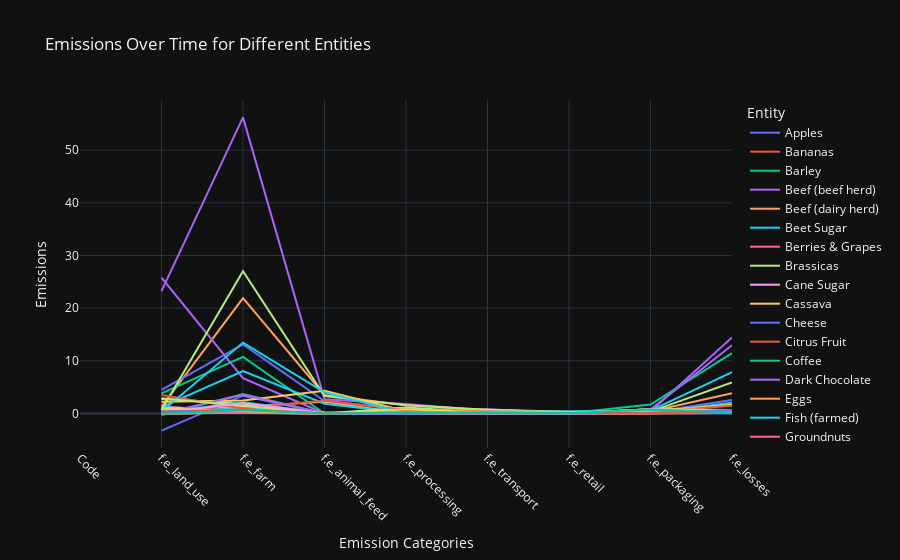

The notebook cell this image was saved under:
### Code cell
# Melt the dataframe for easier plotting
emissions_melted = pd.melt(emissions, id_vars=['Entity', 'Year'], var_name='Category', value_name='Emissions')

# Create an interactive line plot with hover information
fig = px.line(emissions_melted, x='Category', y='Emissions', color='Entity', line_group='Entity',
              labels={'Entity': 'Entity', 'Emissions': 'Emissions'},
              title='Emissions Over Time for Different Entities',
              template='plotly_dark')

# Customize axis labels and tick angles for better visibility
fig.update_xaxes(title_text='Emission Categories', tickangle=45)
fig.update_yaxes(title_text='Emissions')

# Show the interactive plot
fig.show()

### Figure 1 — Plotly figure (JSON) as saved in the notebook; plotly's stock layout.template omitted (floating-point values rounded to 4 significant figures)
{"data": [{"hovertemplate": "Entity=Apples<br>Category=%{x}<br>Emissions=%{y}<extra></extra>", "legendgroup": "Apples", "line": {"color": "#636efa", "dash": "solid"}, "marker": {"symbol": "circle"}, "mode": "lines", "name": "Apples", "orientation": "v", "showlegend": true, "type": "scatter", "x": ["Code", "f.e_land_use", "f.e_farm", "f.e_animal_feed", "f.e_processing", "f.e_transport", "f.e_retail", "f.e_packaging", "f.e_losses"], "xaxis": "x", "y": [null, -0.02895, 0.2258, 0, 0.00382, 0.0958, 0.01658, 0.04453, 0.07081], "yaxis": "y"}, {"hovertemplate": "Entity=Bananas<br>Category=%{x}<br>Emissions=%{y}<extra></extra>", "legendgroup": "Bananas", "line": {"color": "#EF553B", "dash": "solid"}, "marker": {"symbol": "circle"}, "mode": "lines", "name": "Bananas", "orientation": "v", "showlegend": true, "type": "scatter", "x": ["Code", "f.e_land_use", "f.e_farm", "f.e_animal_feed", "f.e_processing", "f.e_transport", "f.e_retail", "f.e_packaging", "f.e_losses"], "xaxis": "x", "y": [null, -0.02553, 0.2696, 0, 0.06015, 0.2958, 0.02098, 0.06567, 0.1752], "yaxis": "y"}, {"hovertemplate": "Entity=Barley<br>Category=%{x}<br>Emissions=%{y}<extra></extra>", "legendgroup": "Barley", "line": {"color": "#00cc96", "dash": "solid"}, "marker": {"symbol": "circle"}, "mode": "lines", "name": "Barley", "orientation": "v", "showlegend": true, "type": "scatter", "x": ["Code", "f.e_land_use", "f.e_farm", "f.e_animal_feed", "f.e_processing", "f.e_transport", "f.e_retail", "f.e_packaging", "f.e_losses"], "xaxis": "x", "y": [null, 0.008676, 0.1764, 0, 0.1277, 0.03535, 0.2636, 0.4968, 0.07069], "yaxis": "y"}, {"hovertemplate": "Entity=Beef (beef herd)<br>Category=%{x}<br>Emissions=%{y}<extra></extra>", "legendgroup": "Beef (beef herd)", "line": {"color": "#ab63fa", "dash": "solid"}, "marker": {"symbol": "circle"}, "mode": "lines", "name": "Beef (beef herd)", "orientation": "v", "showlegend": true, "type": "scatter", "x": ["Code", "f.e_land_use", "f.e_farm", "f.e_animal_feed", "f.e_processing", "f.e_transport", "f.e_retail", "f.e_packaging", "f.e_losses"], "xaxis": "x", "y": [null, 23.24, 56.23, 2.681, 1.811, 0.4941, 0.2335, 0.3521, 14.44], "yaxis": "y"}, {"hovertemplate": "Entity=Beef (dairy herd)<br>Category=%{x}<br>Emissions=%{y}<extra></extra>", "legendgroup": "Beef (dairy herd)", "line": {"color": "#FFA15A", "dash": "solid"}, "marker": {"symbol": "circle"}, "mode": "lines", "name": "Beef (dairy herd)", "orientation": "v", "showlegend": true, "type": "scatter", "x": ["Code", "f.e_land_use", "f.e_farm", "f.e_animal_feed", "f.e_processing", "f.e_transport", "f.e_retail", "f.e_packaging", "f.e_losses"], "xaxis": "x", "y": [null, 1.266, 21.92, 3.504, 1.548, 0.5924, 0.254, 0.3745, 3.848], "yaxis": "y"}, {"hovertemplate": "Entity=Beet Sugar<br>Category=%{x}<br>Emissions=%{y}<extra></extra>", "legendgroup": "Beet Sugar", "line": {"color": "#19d3f3", "dash": "solid"}, "marker": {"symbol": "circle"}, "mode": "lines", "name": "Beet Sugar", "orientation": "v", "showlegend": true, "type": "scatter", "x": ["Code", "f.e_land_use", "f.e_farm", "f.e_animal_feed", "f.e_processing", "f.e_transport", "f.e_retail", "f.e_packaging", "f.e_losses"], "xaxis": "x", "y": [null, 5.19e-05, 0.5357, 0, 0.2419, 0.6285, 0.03932, 0.09029, 0.2763], "yaxis": "y"}, {"hovertemplate": "Entity=Berries & Grapes<br>Category=%{x}<br>Emissions=%{y}<extra></extra>", "legendgroup": "Berries & Grapes", "line": {"color": "#FF6692", "dash": "solid"}, "marker": {"symbol": "circle"}, "mode": "lines", "name": "Berries & Grapes", "orientation": "v", "showlegend": true, "type": "scatter", "x": ["Code", "f.e_land_use", "f.e_farm", "f.e_animal_feed", "f.e_processing", "f.e_transport", "f.e_retail", "f.e_packaging", "f.e_losses"], "xaxis": "x", "y": [null, 0.0246, 0.7178, 0, 0, 0.2364, 0.01706, 0.2111, 0.3249], "yaxis": "y"}, {"hovertemplate": "Entity=Brassicas<br>Category=%{x}<br>Emissions=%{y}<extra></extra>", "legendgroup": "Brassicas", "line": {"color": "#B6E880", "dash": "solid"}, "marker": {"symbol": "circle"}, "mode": "lines", "name": "Brassicas", "orientation": "v", "showlegend": true, "type": "scatter", "x": ["Code", "f.e_land_use", "f.e_farm", "f.e_animal_feed", "f.e_processing", "f.e_transport", "f.e_retail", "f.e_packaging", "f.e_losses"], "xaxis": "x", "y": [null, 0.002242, 0.2777, 0, 0, 0.09464, 0.01684, 0.0453, 0.07778], "yaxis": "y"}, {"hovertemplate": "Entity=Cane Sugar<br>Category=%{x}<br>Emissions=%{y}<extra></extra>", "legendgroup": "Cane Sugar", "line": {"color": "#FF97FF", "dash": "solid"}, "marker": {"symbol": "circle"}, "mode": "lines", "name": "Cane Sugar", "orientation": "v", "showlegend": true, "type": "scatter", "x": ["Code", "f.e_land_use", "f.e_farm", "f.e_animal_feed", "f.e_processing", "f.e_transport", "f.e_retail", "f.e_packaging", "f.e_losses"], "xaxis": "x", "y": [null, 1.263, 0.4913, 0, 0.03738, 0.7945, 0.03672, 0.08428, 0.4917], "yaxis": "y"}, {"hovertemplate": "Entity=Cassava<br>Category=%{x}<br>Emissions=%{y}<extra></extra>", "legendgroup": "Cassava", "line": {"color": "#FECB52", "dash": "solid"}, "marker": {"symbol": "circle"}, "mode": "lines", "name": "Cassava", "orientation": "v", "showlegend": true, "type": "scatter", "x": ["Code", "f.e_land_use", "f.e_farm", "f.e_animal_feed", "f.e_processing", "f.e_transport", "f.e_retail", "f.e_packaging", "f.e_losses"], "xaxis": "x", "y": [null, 0.5894, 0.22, 0, 0, 0.0936, 0.03932, 0.04482, 0.3285], "yaxis": "y"}, {"hovertemplate": "Entity=Cheese<br>Category=%{x}<br>Emissions=%{y}<extra></extra>", "legendgroup": "Cheese", "line": {"color": "#636efa", "dash": "solid"}, "marker": {"symbol": "circle"}, "mode": "lines", "name": "Cheese", "orientation": "v", "showlegend": true, "type": "scatter", "x": ["Code", "f.e_land_use", "f.e_farm", "f.e_animal_feed", "f.e_processing", "f.e_transport", "f.e_retail", "f.e_packaging", "f.e_losses"], "xaxis": "x", "y": [null, 4.467, 13.1, 2.353, 0.7404, 0.1386, 0.3333, 0.1721, 2.577], "yaxis": "y"}, {"hovertemplate": "Entity=Citrus Fruit<br>Category=%{x}<br>Emissions=%{y}<extra></extra>", "legendgroup": "Citrus Fruit", "line": {"color": "#EF553B", "dash": "solid"}, "marker": {"symbol": "circle"}, "mode": "lines", "name": "Citrus Fruit", "orientation": "v", "showlegend": true, "type": "scatter", "x": ["Code", "f.e_land_use", "f.e_farm", "f.e_animal_feed", "f.e_processing", "f.e_transport", "f.e_retail", "f.e_packaging", "f.e_losses"], "xaxis": "x", "y": [null, -0.146, 0.3067, 0, 0, 0.09386, 0.01669, 0.04474, 0.07157], "yaxis": "y"}, {"hovertemplate": "Entity=Coffee<br>Category=%{x}<br>Emissions=%{y}<extra></extra>", "legendgroup": "Coffee", "line": {"color": "#00cc96", "dash": "solid"}, "marker": {"symbol": "circle"}, "mode": "lines", "name": "Coffee", "orientation": "v", "showlegend": true, "type": "scatter", "x": ["Code", "f.e_land_use", "f.e_farm", "f.e_animal_feed", "f.e_processing", "f.e_transport", "f.e_retail", "f.e_packaging", "f.e_losses"], "xaxis": "x", "y": [null, 3.819, 10.75, 0, 0.6132, 0.1345, 0.05249, 1.687, 11.47], "yaxis": "y"}, {"hovertemplate": "Entity=Dark Chocolate<br>Category=%{x}<br>Emissions=%{y}<extra></extra>", "legendgroup": "Dark Chocolate", "line": {"color": "#ab63fa", "dash": "solid"}, "marker": {"symbol": "circle"}, "mode": "lines", "name": "Dark Chocolate", "orientation": "v", "showlegend": true, "type": "scatter", "x": ["Code", "f.e_land_use", "f.e_farm", "f.e_animal_feed", "f.e_processing", "f.e_transport", "f.e_retail", "f.e_packaging", "f.e_losses"], "xaxis": "x", "y": [null, 25.81, 6.687, 0, 0.3337, 0.1109, 0.03765, 0.7224, 12.94], "yaxis": "y"}, {"hovertemplate": "Entity=Eggs<br>Category=%{x}<br>Emissions=%{y}<extra></extra>", "legendgroup": "Eggs", "line": {"color": "#FFA15A", "dash": "solid"}, "marker": {"symbol": "circle"}, "mode": "lines", "name": "Eggs", "orientation": "v", "showlegend": true, "type": "scatter", "x": ["Code", "f.e_land_use", "f.e_farm", "f.e_animal_feed", "f.e_processing", "f.e_transport", "f.e_retail", "f.e_packaging", "f.e_losses"], "xaxis": "x", "y": [null, 0.7104, 1.32, 2.205, 0, 0.08406, 0.03562, 0.1614, 0.1533], "yaxis": "y"}, {"hovertemplate": "Entity=Fish (farmed)<br>Category=%{x}<br>Emissions=%{y}<extra></extra>", "legendgroup": "Fish (farmed)", "line": {"color": "#19d3f3", "dash": "solid"}, "marker": {"symbol": "circle"}, "mode": "lines", "name": "Fish (farmed)", "orientation": "v", "showlegend": true, "type": "scatter", "x": ["Code", "f.e_land_use", "f.e_farm", "f.e_animal_feed", "f.e_processing", "f.e_transport", "f.e_retail", "f.e_packaging", "f.e_losses"], "xaxis": "x", "y": [null, 1.195, 8.056, 1.834, 0.0446, 0.248, 0.08998, 0.1375, 2.027], "yaxis": "y"}, {"hovertemplate": "Entity=Groundnuts<br>Category=%{x}<br>Emissions=%{y}<extra></extra>", "legendgroup": "Groundnuts", "line": {"color": "#FF6692", "dash": "solid"}, "marker": {"symbol": "circle"}, "mode": "lines", "name": "Groundnuts", "orientation": "v", "showlegend": true, "type": "scatter", "x": ["Code", "f.e_land_use", "f.e_farm", "f.e_animal_feed", "f.e_processing", "f.e_transport", "f.e_retail", "f.e_packaging", "f.e_losses"], "xaxis": "x", "y": [null, 0.4852, 1.576, 0, 0.4109, 0.1326, 0.04687, 0.1094, 0.4691], "yaxis": "y"}, {"hovertemplate": "Entity=Lamb & Mutton<br>Category=%{x}<br>Emissions=%{y}<extra></extra>", "legendgroup": "Lamb & Mutton", "line": {"color": "#B6E880", "dash": "solid"}, "marker": {"symbol": "circle"}, "mode": "lines", "name": "Lamb & Mutton", "orientation": "v", "showlegend": true, "type": "scatter", "x": ["Code", "f.e_land_use", "f.e_farm", "f.e_animal_feed", "f.e_processing", "f.e_transport", "f.e_retail", "f.e_packaging", "f.e_losses"], "xaxis": "x", "y": [null, 0.6482, 27.03, 3.283, 1.54, 0.6789, 0.3008, 0.3476, 5.898], "yaxis": "y"}, {"hovertemplate": "Entity=Maize<br>Category=%{x}<br>Emissions=%{y}<extra></extra>", "legendgroup": "Maize", "line": {"color": "#FF97FF", "dash": "solid"}, "marker": {"symbol": "circle"}, "mode": "lines", "name": "Maize", "orientation": "v", "showlegend": true, "type": "scatter", "x": ["Code", "f.e_land_use", "f.e_farm", "f.e_animal_feed", "f.e_processing", "f.e_transport", "f.e_retail", "f.e_packaging", "f.e_losses"], "xaxis": "x", "y": [null, 0.4752, 0.7173, 0, 0.07832, 0.09038, 0.03931, 0.09027, 0.2108], "yaxis": "y"}, {"hovertemplate": "Entity=Milk<br>Category=%{x}<br>Emissions=%{y}<extra></extra>", "legendgroup": "Milk", "line": {"color": "#FECB52", "dash": "solid"}, "marker": {"symbol": "circle"}, "mode": "lines", "name": "Milk", "orientation": "v", "showlegend": true, "type": "scatter", "x": ["Code", "f.e_land_use", "f.e_farm", "f.e_animal_feed", "f.e_processing", "f.e_transport", "f.e_retail", "f.e_packaging", "f.e_losses"], "xaxis": "x", "y": [null, 0.5122, 1.509, 0.2438, 0.1542, 0.09324, 0.2651, 0.1002, 0.2741], "yaxis": "y"}, {"hovertemplate": "Entity=Nuts<br>Category=%{x}<br>Emissions=%{y}<extra></extra>", "legendgroup": "Nuts", "line": {"color": "#636efa", "dash": "solid"}, "marker": {"symbol": "circle"}, "mode": "lines", "name": "Nuts", "orientation": "v", "showlegend": true, "type": "scatter", "x": ["Code", "f.e_land_use", "f.e_farm", "f.e_animal_feed", "f.e_processing", "f.e_transport", "f.e_retail", "f.e_packaging", "f.e_losses"], "xaxis": "x", "y": [null, -3.258, 3.374, 0, 0.05142, 0.1067, 0.04264, 0.1237, -0.008], "yaxis": "y"}, {"hovertemplate": "Entity=Oatmeal<br>Category=%{x}<br>Emissions=%{y}<extra></extra>", "legendgroup": "Oatmeal", "line": {"color": "#EF553B", "dash": "solid"}, "marker": {"symbol": "circle"}, "mode": "lines", "name": "Oatmeal", "orientation": "v", "showlegend": true, "type": "scatter", "x": ["Code", "f.e_land_use", "f.e_farm", "f.e_animal_feed", "f.e_processing", "f.e_transport", "f.e_retail", "f.e_packaging", "f.e_losses"], "xaxis": "x", "y": [null, 0.001932, 1.872, 0, 0.05784, 0.09128, 0.03932, 0.09029, 0.3274], "yaxis": "y"}, {"hovertemplate": "Entity=Olive Oil<br>Category=%{x}<br>Emissions=%{y}<extra></extra>", "legendgroup": "Olive Oil", "line": {"color": "#00cc96", "dash": "solid"}, "marker": {"symbol": "circle"}, "mode": "lines", "name": "Olive Oil", "orientation": "v", "showlegend": true, "type": "scatter", "x": ["Code", "f.e_land_use", "f.e_farm", "f.e_animal_feed", "f.e_processing", "f.e_transport", "f.e_retail", "f.e_packaging", "f.e_losses"], "xaxis": "x", "y": [null, -0.3237, 3.672, 0, 0.5672, 0.4141, 0.03932, 0.7401, 0.3156], "yaxis": "y"}, {"hovertemplate": "Entity=Onions & Leeks<br>Category=%{x}<br>Emissions=%{y}<extra></extra>", "legendgroup": "Onions & Leeks", "line": {"color": "#ab63fa", "dash": "solid"}, "marker": {"symbol": "circle"}, "mode": "lines", "name": "Onions & Leeks", "orientation": "v", "showlegend": true, "type": "scatter", "x": ["Code", "f.e_land_use", "f.e_farm", "f.e_animal_feed", "f.e_processing", "f.e_transport", "f.e_retail", "f.e_packaging", "f.e_losses"], "xaxis": "x", "y": [null, 0.004809, 0.211, 0, 0, 0.09478, 0.03925, 0.04478, 0.1021], "yaxis": "y"}, {"hovertemplate": "Entity=Other Fruit<br>Category=%{x}<br>Emissions=%{y}<extra></extra>", "legendgroup": "Other Fruit", "line": {"color": "#FFA15A", "dash": "solid"}, "marker": {"symbol": "circle"}, "mode": "lines", "name": "Other Fruit", "orientation": "v", "showlegend": true, "type": "scatter", "x": ["Code", "f.e_land_use", "f.e_farm", "f.e_animal_feed", "f.e_processing", "f.e_transport", "f.e_retail", "f.e_packaging", "f.e_losses"], "xaxis": "x", "y": [null, 0.127, 0.3726, 0, 0.01556, 0.1832, 0.01643, 0.04196, 0.296], "yaxis": "y"}, {"hovertemplate": "Entity=Other Pulses<br>Category=%{x}<br>Emissions=%{y}<extra></extra>", "legendgroup": "Other Pulses", "line": {"color": "#19d3f3", "dash": "solid"}, "marker": {"symbol": "circle"}, "mode": "lines", "name": "Other Pulses", "orientation": "v", "showlegend": true, "type": "scatter", "x": ["Code", "f.e_land_use", "f.e_farm", "f.e_animal_feed", "f.e_processing", "f.e_transport", "f.e_retail", "f.e_packaging", "f.e_losses"], "xaxis": "x", "y": [null, 0.0333, 1.089, 0, 0, 0.09618, 0.03932, 0.3532, 0.1756], "yaxis": "y"}, {"hovertemplate": "Entity=Other Vegetables<br>Category=%{x}<br>Emissions=%{y}<extra></extra>", "legendgroup": "Other Vegetables", "line": {"color": "#FF6692", "dash": "solid"}, "marker": {"symbol": "circle"}, "mode": "lines", "name": "Other Vegetables", "orientation": "v", "showlegend": true, "type": "scatter", "x": ["Code", "f.e_land_use", "f.e_farm", "f.e_animal_feed", "f.e_processing", "f.e_transport", "f.e_retail", "f.e_packaging", "f.e_losses"], "xaxis": "x", "y": [null, 0.001181, 0.1762, 0, 0.06041, 0.1655, 0.01514, 0.04175, 0.07198], "yaxis": "y"}, {"hovertemplate": "Entity=Palm Oil<br>Category=%{x}<br>Emissions=%{y}<extra></extra>", "legendgroup": "Palm Oil", "line": {"color": "#B6E880", "dash": "solid"}, "marker": {"symbol": "circle"}, "mode": "lines", "name": "Palm Oil", "orientation": "v", "showlegend": true, "type": "scatter", "x": ["Code", "f.e_land_use", "f.e_farm", "f.e_animal_feed", "f.e_processing", "f.e_transport", "f.e_retail", "f.e_packaging", "f.e_losses"], "xaxis": "x", "y": [null, 2.756, 1.875, 0, 1.125, 0.1851, 0.03874, 0.7881, 0.5488], "yaxis": "y"}, {"hovertemplate": "Entity=Peas<br>Category=%{x}<br>Emissions=%{y}<extra></extra>", "legendgroup": "Peas", "line": {"color": "#FF97FF", "dash": "solid"}, "marker": {"symbol": "circle"}, "mode": "lines", "name": "Peas", "orientation": "v", "showlegend": true, "type": "scatter", "x": ["Code", "f.e_land_use", "f.e_farm", "f.e_animal_feed", "f.e_processing", "f.e_transport", "f.e_retail", "f.e_packaging", "f.e_losses"], "xaxis": "x", "y": [null, 0.0001188, 0.7172, 0, 0, 0.09507, 0.03932, 0.04482, 0.07859], "yaxis": "y"}, {"hovertemplate": "Entity=Pig Meat<br>Category=%{x}<br>Emissions=%{y}<extra></extra>", "legendgroup": "Pig Meat", "line": {"color": "#FECB52", "dash": "solid"}, "marker": {"symbol": "circle"}, "mode": "lines", "name": "Pig Meat", "orientation": "v", "showlegend": true, "type": "scatter", "x": ["Code", "f.e_land_use", "f.e_farm", "f.e_animal_feed", "f.e_processing", "f.e_transport", "f.e_retail", "f.e_packaging", "f.e_losses"], "xaxis": "x", "y": [null, 2.244, 2.477, 4.298, 0.4158, 0.5013, 0.2781, 0.4323, 1.659], "yaxis": "y"}, {"hovertemplate": "Entity=Potatoes<br>Category=%{x}<br>Emissions=%{y}<extra></extra>", "legendgroup": "Potatoes", "line": {"color": "#636efa", "dash": "solid"}, "marker": {"symbol": "circle"}, "mode": "lines", "name": "Potatoes", "orientation": "v", "showlegend": true, "type": "scatter", "x": ["Code", "f.e_land_use", "f.e_farm", "f.e_animal_feed", "f.e_processing", "f.e_transport", "f.e_retail", "f.e_packaging", "f.e_losses"], "xaxis": "x", "y": [null, -0.001315, 0.1931, 0, 0, 0.09387, 0.03924, 0.04455, 0.09071], "yaxis": "y"}, {"hovertemplate": "Entity=Poultry Meat<br>Category=%{x}<br>Emissions=%{y}<extra></extra>", "legendgroup": "Poultry Meat", "line": {"color": "#EF553B", "dash": "solid"}, "marker": {"symbol": "circle"}, "mode": "lines", "name": "Poultry Meat", "orientation": "v", "showlegend": true, "type": "scatter", "x": ["Code", "f.e_land_use", "f.e_farm", "f.e_animal_feed", "f.e_processing", "f.e_transport", "f.e_retail", "f.e_packaging", "f.e_losses"], "xaxis": "x", "y": [null, 3.508, 0.9278, 2.452, 0.6074, 0.3811, 0.244, 0.2927, 1.452], "yaxis": "y"}, {"hovertemplate": "Entity=Rapeseed Oil<br>Category=%{x}<br>Emissions=%{y}<extra></extra>", "legendgroup": "Rapeseed Oil", "line": {"color": "#00cc96", "dash": "solid"}, "marker": {"symbol": "circle"}, "mode": "lines", "name": "Rapeseed Oil", "orientation": "v", "showlegend": true, "type": "scatter", "x": ["Code", "f.e_land_use", "f.e_farm", "f.e_animal_feed", "f.e_processing", "f.e_transport", "f.e_retail", "f.e_packaging", "f.e_losses"], "xaxis": "x", "y": [null, 0.1956, 2.157, 0, 0.1779, 0.1751, 0.04254, 0.7766, 0.2433], "yaxis": "y"}, {"hovertemplate": "Entity=Rice<br>Category=%{x}<br>Emissions=%{y}<extra></extra>", "legendgroup": "Rice", "line": {"color": "#ab63fa", "dash": "solid"}, "marker": {"symbol": "circle"}, "mode": "lines", "name": "Rice", "orientation": "v", "showlegend": true, "type": "scatter", "x": ["Code", "f.e_land_use", "f.e_farm", "f.e_animal_feed", "f.e_processing", "f.e_transport", "f.e_retail", "f.e_packaging", "f.e_losses"], "xaxis": "x", "y": [null, -0.02188, 3.554, 0, 0.06522, 0.09562, 0.06336, 0.08385, 0.6115], "yaxis": "y"}, {"hovertemplate": "Entity=Root Vegetables<br>Category=%{x}<br>Emissions=%{y}<extra></extra>", "legendgroup": "Root Vegetables", "line": {"color": "#FFA15A", "dash": "solid"}, "marker": {"symbol": "circle"}, "mode": "lines", "name": "Root Vegetables", "orientation": "v", "showlegend": true, "type": "scatter", "x": ["Code", "f.e_land_use", "f.e_farm", "f.e_animal_feed", "f.e_processing", "f.e_transport", "f.e_retail", "f.e_packaging", "f.e_losses"], "xaxis": "x", "y": [null, 0.01339, 0.154, 0, 0, 0.1138, 0.03886, 0.04466, 0.06161], "yaxis": "y"}, {"hovertemplate": "Entity=Shrimps (farmed)<br>Category=%{x}<br>Emissions=%{y}<extra></extra>", "legendgroup": "Shrimps (farmed)", "line": {"color": "#19d3f3", "dash": "solid"}, "marker": {"symbol": "circle"}, "mode": "lines", "name": "Shrimps (farmed)", "orientation": "v", "showlegend": true, "type": "scatter", "x": ["Code", "f.e_land_use", "f.e_farm", "f.e_animal_feed", "f.e_processing", "f.e_transport", "f.e_retail", "f.e_packaging", "f.e_losses"], "xaxis": "x", "y": [null, 0.3306, 13.45, 4.03, 0, 0.3309, 0.3524, 0.5361, 7.832], "yaxis": "y"}, {"hovertemplate": "Entity=Soy milk<br>Category=%{x}<br>Emissions=%{y}<extra></extra>", "legendgroup": "Soy milk", "line": {"color": "#FF6692", "dash": "solid"}, "marker": {"symbol": "circle"}, "mode": "lines", "name": "Soy milk", "orientation": "v", "showlegend": true, "type": "scatter", "x": ["Code", "f.e_land_use", "f.e_farm", "f.e_animal_feed", "f.e_processing", "f.e_transport", "f.e_retail", "f.e_packaging", "f.e_losses"], "xaxis": "x", "y": [null, 0.18, 0.09277, 0, 0.1625, 0.1098, 0.2702, 0.0984, 0.06153], "yaxis": "y"}, {"hovertemplate": "Entity=Soybean Oil<br>Category=%{x}<br>Emissions=%{y}<extra></extra>", "legendgroup": "Soybean Oil", "line": {"color": "#B6E880", "dash": "solid"}, "marker": {"symbol": "circle"}, "mode": "lines", "name": "Soybean Oil", "orientation": "v", "showlegend": true, "type": "scatter", "x": ["Code", "f.e_land_use", "f.e_farm", "f.e_animal_feed", "f.e_processing", "f.e_transport", "f.e_retail", "f.e_packaging", "f.e_losses"], "xaxis": "x", "y": [null, 2.866, 1.406, 0, 0.2878, 0.277, 0.0394, 0.7861, 0.6618], "yaxis": "y"}, {"hovertemplate": "Entity=Sunflower Oil<br>Category=%{x}<br>Emissions=%{y}<extra></extra>", "legendgroup": "Sunflower Oil", "line": {"color": "#FF97FF", "dash": "solid"}, "marker": {"symbol": "circle"}, "mode": "lines", "name": "Sunflower Oil", "orientation": "v", "showlegend": true, "type": "scatter", "x": ["Code", "f.e_land_use", "f.e_farm", "f.e_animal_feed", "f.e_processing", "f.e_transport", "f.e_retail", "f.e_packaging", "f.e_losses"], "xaxis": "x", "y": [null, 0.1224, 1.976, 0, 0.2107, 0.1845, 0.03932, 0.7845, 0.2816], "yaxis": "y"}, {"hovertemplate": "Entity=Tofu<br>Category=%{x}<br>Emissions=%{y}<extra></extra>", "legendgroup": "Tofu", "line": {"color": "#FECB52", "dash": "solid"}, "marker": {"symbol": "circle"}, "mode": "lines", "name": "Tofu", "orientation": "v", "showlegend": true, "type": "scatter", "x": ["Code", "f.e_land_use", "f.e_farm", "f.e_animal_feed", "f.e_processing", "f.e_transport", "f.e_retail", "f.e_packaging", "f.e_losses"], "xaxis": "x", "y": [null, 0.9582, 0.4947, 0, 0.7939, 0.1769, 0.2702, 0.1774, 0.2905], "yaxis": "y"}, {"hovertemplate": "Entity=Tomatoes<br>Category=%{x}<br>Emissions=%{y}<extra></extra>", "legendgroup": "Tomatoes", "line": {"color": "#636efa", "dash": "solid"}, "marker": {"symbol": "circle"}, "mode": "lines", "name": "Tomatoes", "orientation": "v", "showlegend": true, "type": "scatter", "x": ["Code", "f.e_land_use", "f.e_farm", "f.e_animal_feed", "f.e_processing", "f.e_transport", "f.e_retail", "f.e_packaging", "f.e_losses"], "xaxis": "x", "y": [null, 0.373, 0.7054, 0, 0.01238, 0.1771, 0.01669, 0.1457, 0.6584], "yaxis": "y"}, {"hovertemplate": "Entity=Wheat & Rye<br>Category=%{x}<br>Emissions=%{y}<extra></extra>", "legendgroup": "Wheat & Rye", "line": {"color": "#EF553B", "dash": "solid"}, "marker": {"symbol": "circle"}, "mode": "lines", "name": "Wheat & Rye", "orientation": "v", "showlegend": true, "type": "scatter", "x": ["Code", "f.e_land_use", "f.e_farm", "f.e_animal_feed", "f.e_processing", "f.e_transport", "f.e_retail", "f.e_packaging", "f.e_losses"], "xaxis": "x", "y": [null, 0.09713, 0.8203, 0, 0.2101, 0.1254, 0.05605, 0.08684, 0.1779], "yaxis": "y"}, {"hovertemplate": "Entity=Wine<br>Category=%{x}<br>Emissions=%{y}<extra></extra>", "legendgroup": "Wine", "line": {"color": "#00cc96", "dash": "solid"}, "marker": {"symbol": "circle"}, "mode": "lines", "name": "Wine", "orientation": "v", "showlegend": true, "type": "scatter", "x": ["Code", "f.e_land_use", "f.e_farm", "f.e_animal_feed", "f.e_processing", "f.e_transport", "f.e_retail", "f.e_packaging", "f.e_losses"], "xaxis": "x", "y": [null, -0.06126, 0.626, 0, 0.1386, 0.09328, 0.03932, 0.7492, 0.2035], "yaxis": "y"}], "layout": {"legend": {"title": {"text": "Entity"}, "tracegroupgap": 0}, "title": {"text": "Emissions Over Time for Different Entities"}, "xaxis": {"anchor": "y", "domain": [0, 1], "tickangle": 45, "title": {"text": "Emission Categories"}}, "yaxis": {"anchor": "x", "domain": [0, 1], "title": {"text": "Emissions"}}}}
